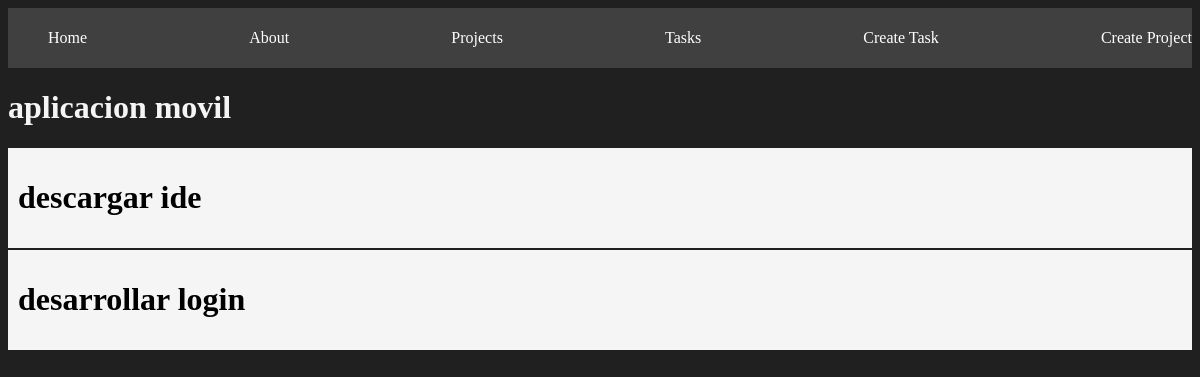
/projects/1, run on the app's committed database.
### myapp/models.py (models this page shows, shortened)
class Project(models.Model):
    name = models.CharField(max_length=200)
    def __str__(self):
        return self.name

class Task(models.Model):
    title = models.CharField(max_length=200)
    description = models.TextField()
    project = models.ForeignKey(Project, on_delete=models.CASCADE)
    done = models.BooleanField(default=False)

### myapp/views.py (the view)
# urls.py: path('projects/<int:id>', views.project_detail, name='project_detail'),
def project_detail(request, id):
    project = get_object_or_404(Project, id=id)
    tasks = Task.objects.filter(project_id=id)
    return render(request, 'projects/detail.html', {
        'project': project,
        'tasks': tasks
    })

### myapp/templates/projects/detail.html
{% extends 'layouts/base.html' %}
{% block content %}
<h1>{{ project }}</h1>
{% for task in tasks %}
<div class="card"">
    <h1>{{task.title}}</h1>
</div>
{% endfor %}
{% endblock %}

### myapp/static/styles/main.css (style rules this page uses)
body { background: #202020; color: whitesmoke; }
.card { background: whitesmoke; color: black; padding: 10px; margin-bottom: 2px; }

### data on the page
Project: name "aplicacion movil"
Task: title "descargar ide"
Task: title "desarrollar login"
